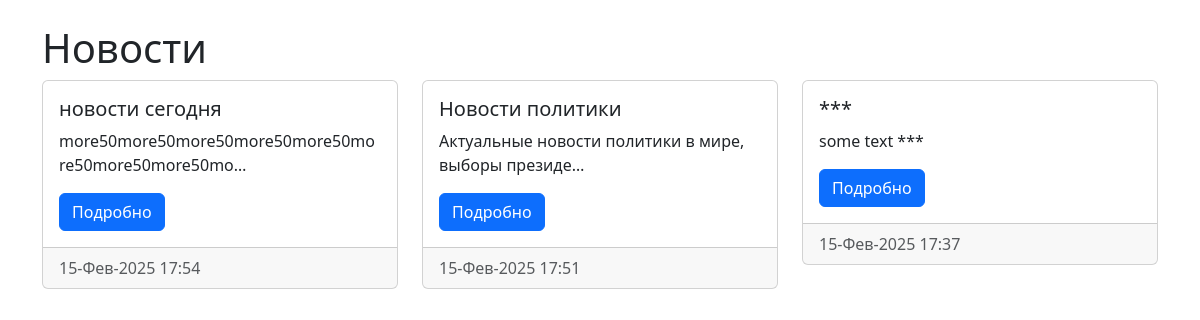
Page /news/ on the committed database.
### newapp/models.py (models this page shows, shortened)
class Post(models.Model):
    author = models.ForeignKey(Author, on_delete=models.CASCADE)
    NEWS = 'NW'
    ARTICLE = 'AR'
    CATEGORY_CHOICES = (
        (NEWS, 'Новость'),
        (ARTICLE, 'Статья'),
    )
    CategoryType = models.CharField(
        max_length=2,
        choices=CATEGORY_CHOICES,
        default=ARTICLE
    )
    dateCreation = models.DateTimeField(auto_now_add=True)
    categories = models.ManyToManyField(Category, through='PostCategory')
    title = models.CharField(max_length=128)
    text = models.TextField()
    rating = models.SmallIntegerField(default=0)

### newapp/views.py (the view)
# urls.py: path('news/', news_list, name='news_list'),
def news_list(request):
    posts = Post.objects.all().order_by('-id')
    context = {
        'posts': posts
    }
    return render(request, 'news/news.html', context)

### newapp/templatetags/custom_filters.py (called while the page is built)
def censor(value):
    for word in BAD_WORDS:
        value = re.sub(
            r'\b' + re.escape(word) + r'\b',
            '*' * len(word),
            value,
            flags=re.IGNORECASE)
    return value

### templates/news/news.html
{% extends 'default.html' %}
{% load custom_filters %}
{% block content %}
<div class="container mt-4">
    <h1>Новости</h1>
    <div class="row">
        {% for post in posts %}
            <div class="col-md-4 mb-4">
                <div class="card">
                    <div class="card-body">
                        <h5 class="card-title">{{ post.title|censor }}</h5>
                        <p class="card-text">{{ post.text|truncatechars:51|censor }}</p>
                        <a href="{% url 'news_detail' post.id %}" class="btn btn-primary">Подробно</a>
                    </div>
                    <div class="card-footer text-muted">
                        {{ post.dateCreation|date:"d-M-Y H:i" }}
                    </div>
                </div>
            </div>
        {% empty %}
            <p>Нет новостей для отображения.</p>
        {% endfor %}
    </div>
</div>
{% endblock %}

### rows in the picture
Post: title|censor "новости сегодня", text|censor "more50more50more50more50more50more50more50more50mo…", dateCreation "15-Фев-2025 17:54"
Post: title|censor "Новости политики", text|censor "Актуальные новости политики в мире, выборы президе…", dateCreation "15-Фев-2025 17:51"
Post: title|censor "***", text|censor "some text ***", dateCreation "15-Фев-2025 17:37"
